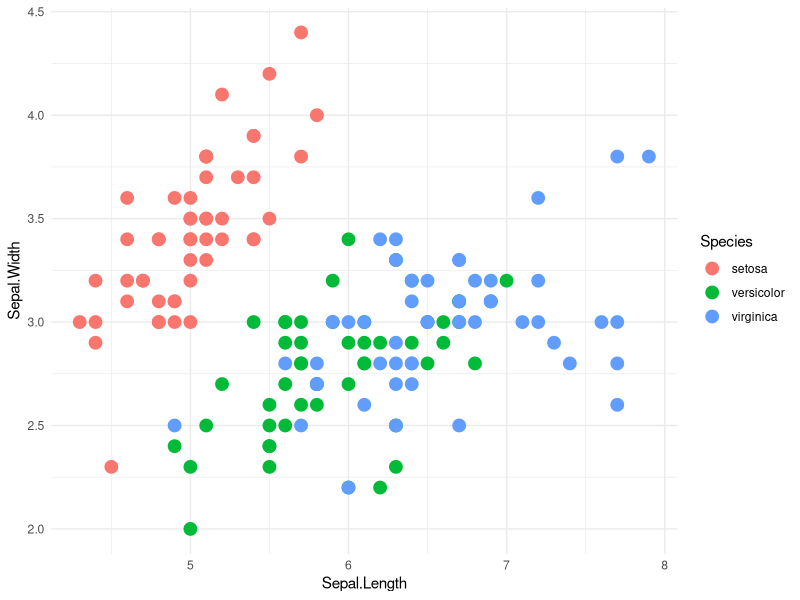

Recreate this plot in R.
## ---- chunk 1
#| dev: 'svg'
#| fig.width: 8
#| fig.height: 4
library(ggplot2)

ggplot(iris, aes(x = Sepal.Length, y = Sepal.Width, color = Species)) +
  geom_point(size = 4) +
  theme_minimal()
